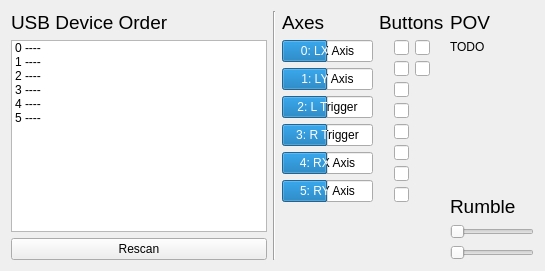
      <widget class="QWidget" name="usbTab">
       <attribute name="title">
        <string/>
       </attribute>
       <attribute name="toolTip">
        <string>USB Devices</string>
       </attribute>
       <layout class="QHBoxLayout" name="horizontalLayout_2">
        <item>
         <layout class="QVBoxLayout" name="usbDeviceOrderFrame">
          <item>
           <widget class="QLabel" name="usbDeviceOrderFrameTitle">
            <property name="font">
             <font>
              <pointsize>14</pointsize>
             </font>
            </property>
            <property name="text">
             <string>USB Device Order</string>
            </property>
           </widget>
          </item>
          <item>
           <widget class="QListWidget" name="usbSetupList">
            <property name="horizontalScrollBarPolicy">
             <enum>Qt::ScrollBarAlwaysOff</enum>
            </property>
            <property name="dragDropMode">
             <enum>QAbstractItemView::InternalMove</enum>
            </property>
            <property name="currentRow">
             <number>-1</number>
            </property>
            <item>
             <property name="text">
              <string>0 ----</string>
             </property>
            </item>
            <item>
             <property name="text">
              <string>1 ----</string>
             </property>
            </item>
            <item>
             <property name="text">
              <string>2 ----</string>
             </property>
            </item>
            <item>
             <property name="text">
              <string>3 ----</string>
             </property>
            </item>
            <item>
             <property name="text">
              <string>4 ----</string>
             </property>
            </item>
            <item>
             <property name="text">
              <string>5 ----</string>
             </property>
            </item>
           </widget>
          </item>
          <item>
           <widget class="QPushButton" name="rescanUsbButton">
            <property name="text">
             <string>Rescan</string>
            </property>
           </widget>
          </item>
         </layout>
        </item>
        <item>
         <widget class="Line" name="line_4">
          <property name="orientation">
           <enum>Qt::Vertical</enum>
          </property>
         </widget>
        </item>
        <item>
         <layout class="QGridLayout" name="deviceIndicatorFrame">
          <item row="1" column="1" rowspan="3">
           <layout class="QGridLayout" name="buttonsIndicatorFrame">
            <item row="1" column="0" alignment="Qt::AlignRight">
             <widget class="QLineEdit" name="button0Display">
              <property name="sizePolicy">
               <sizepolicy hsizetype="Fixed" vsizetype="Fixed">
                <horstretch>0</horstretch>
                <verstretch>0</verstretch>
               </sizepolicy>
              </property>
              <property name="maximumSize">
               <size>
                <width>15</width>
                <height>15</height>
               </size>
              </property>
              <property name="cursor">
               <cursorShape>ArrowCursor</cursorShape>
              </property>
              <property name="focusPolicy">
               <enum>Qt::NoFocus</enum>
              </property>
              <property name="readOnly">
               <bool>true</bool>
              </property>
             </widget>
            </item>
            <item row="2" column="1" alignment="Qt::AlignLeft">
             <widget class="QLineEdit" name="button9Display">
              <property name="sizePolicy">
               <sizepolicy hsizetype="Fixed" vsizetype="Fixed">
                <horstretch>0</horstretch>
                <verstretch>0</verstretch>
               </sizepolicy>
              </property>
              <property name="maximumSize">
               <size>
                <width>15</width>
                <height>15</height>
               </size>
              </property>
              <property name="cursor">
               <cursorShape>ArrowCursor</cursorShape>
              </property>
              <property name="focusPolicy">
               <enum>Qt::NoFocus</enum>
              </property>
              <property name="readOnly">
               <bool>true</bool>
              </property>
             </widget>
            </item>
            <item row="0" column="0" colspan="2">
             <widget class="QLabel" name="buttonsIndicatorFrameTitle">
              <property name="font">
               <font>
                <pointsize>14</pointsize>
               </font>
              </property>
              <property name="text">
               <string>Buttons</string>
              </property>
             </widget>
            </item>
            <item row="6" column="0" alignment="Qt::AlignRight">
             <widget class="QLineEdit" name="button5Display">
              <property name="sizePolicy">
               <sizepolicy hsizetype="Fixed" vsizetype="Fixed">
                <horstretch>0</horstretch>
                <verstretch>0</verstretch>
               </sizepolicy>
              </property>
              <property name="maximumSize">
               <size>
                <width>15</width>
                <height>15</height>
               </size>
              </property>
              <property name="cursor">
               <cursorShape>ArrowCursor</cursorShape>
              </property>
              <property name="focusPolicy">
               <enum>Qt::NoFocus</enum>
              </property>
              <property name="readOnly">
               <bool>true</bool>
              </property>
             </widget>
            </item>
            <item row="4" column="0" alignment="Qt::AlignRight">
             <widget class="QLineEdit" name="button3Display">
              <property name="sizePolicy">
               <sizepolicy hsizetype="Fixed" vsizetype="Fixed">
                <horstretch>0</horstretch>
                <verstretch>0</verstretch>
               </sizepolicy>
              </property>
              <property name="maximumSize">
               <size>
                <width>15</width>
                <height>15</height>
               </size>
              </property>
              <property name="cursor">
               <cursorShape>ArrowCursor</cursorShape>
              </property>
              <property name="focusPolicy">
               <enum>Qt::NoFocus</enum>
              </property>
              <property name="readOnly">
               <bool>true</bool>
              </property>
             </widget>
            </item>
            <item row="8" column="0" alignment="Qt::AlignRight">
             <widget class="QLineEdit" name="button7Display">
              <property name="sizePolicy">
               <sizepolicy hsizetype="Fixed" vsizetype="Fixed">
                <horstretch>0</horstretch>
                <verstretch>0</verstretch>
               </sizepolicy>
              </property>
              <property name="maximumSize">
               <size>
                <width>15</width>
                <height>15</height>
               </size>
              </property>
              <property name="cursor">
               <cursorShape>ArrowCursor</cursorShape>
              </property>
              <property name="focusPolicy">
               <enum>Qt::NoFocus</enum>
              </property>
              <property name="readOnly">
               <bool>true</bool>
              </property>
             </widget>
            </item>
            <item row="2" column="0" alignment="Qt::AlignRight">
             <widget class="QLineEdit" name="button1Display">
              <property name="sizePolicy">
               <sizepolicy hsizetype="Fixed" vsizetype="Fixed">
                <horstretch>0</horstretch>
                <verstretch>0</verstretch>
               </sizepolicy>
              </property>
              <property name="maximumSize">
               <size>
                <width>15</width>
                <height>15</height>
               </size>
              </property>
              <property name="cursor">
               <cursorShape>ArrowCursor</cursorShape>
              </property>
              <property name="focusPolicy">
               <enum>Qt::NoFocus</enum>
              </property>
              <property name="readOnly">
               <bool>true</bool>
              </property>
             </widget>
            </item>
            <item row="1" column="1" alignment="Qt::AlignLeft">
             <widget class="QLineEdit" name="button8Display">
              <property name="sizePolicy">
               <sizepolicy hsizetype="Fixed" vsizetype="Fixed">
                <horstretch>0</horstretch>
                <verstretch>0</verstretch>
               </sizepolicy>
              </property>
              <property name="maximumSize">
               <size>
                <width>15</width>
                <height>15</height>
               </size>
              </property>
              <property name="cursor">
               <cursorShape>ArrowCursor</cursorShape>
              </property>
              <property name="focusPolicy">
               <enum>Qt::NoFocus</enum>
              </property>
              <property name="readOnly">
               <bool>true</bool>
              </property>
             </widget>
            </item>
            <item row="5" column="0" alignment="Qt::AlignRight">
             <widget class="QLineEdit" name="button4Display">
              <property name="sizePolicy">
               <sizepolicy hsizetype="Fixed" vsizetype="Fixed">
                <horstretch>0</horstretch>
                <verstretch>0</verstretch>
               </sizepolicy>
              </property>
              <property name="maximumSize">
               <size>
                <width>15</width>
                <height>15</height>
               </size>
              </property>
              <property name="cursor">
               <cursorShape>ArrowCursor</cursorShape>
              </property>
              <property name="focusPolicy">
               <enum>Qt::NoFocus</enum>
              </property>
              <property name="readOnly">
               <bool>true</bool>
              </property>
             </widget>
            </item>
            <item row="9" column="0">
             <spacer name="verticalSpacer_13">
              <property name="orientation">
               <enum>Qt::Vertical</enum>
              </property>
              <property name="sizeHint" stdset="0">
               <size>
                <width>20</width>
                <height>40</height>
               </size>
              </property>
             </spacer>
            </item>
            <item row="3" column="0" alignment="Qt::AlignRight">
             <widget class="QLineEdit" name="button2Display">
              <property name="sizePolicy">
               <sizepolicy hsizetype="Fixed" vsizetype="Fixed">
                <horstretch>0</horstretch>
                <verstretch>0</verstretch>
               </sizepolicy>
              </property>
              <property name="maximumSize">
               <size>
                <width>15</width>
                <height>15</height>
               </size>
              </property>
              <property name="cursor">
               <cursorShape>ArrowCursor</cursorShape>
              </property>
              <property name="focusPolicy">
               <enum>Qt::NoFocus</enum>
              </property>
              <property name="readOnly">
               <bool>true</bool>
              </property>
             </widget>
            </item>
            <item row="7" column="0" alignment="Qt::AlignRight">
             <widget class="QLineEdit" name="button6Display">
              <property name="sizePolicy">
               <sizepolicy hsizetype="Fixed" vsizetype="Fixed">
                <horstretch>0</horstretch>
                <verstretch>0</verstretch>
               </sizepolicy>
              </property>
              <property name="maximumSize">
               <size>
                <width>15</width>
                <height>15</height>
               </size>
              </property>
              <property name="cursor">
               <cursorShape>ArrowCursor</cursorShape>
              </property>
              <property name="focusPolicy">
               <enum>Qt::NoFocus</enum>
              </property>
              <property name="readOnly">
               <bool>true</bool>
              </property>
             </widget>
            </item>
           </layout>
          </item>
          <item row="3" column="3">
           <layout class="QVBoxLayout" name="rumbleIndicatorFrame">
            <item>
             <widget class="QLabel" name="rumbleIndicatorFrameTitle">
              <property name="font">
               <font>
                <pointsize>14</pointsize>
               </font>
              </property>
              <property name="text">
               <string>Rumble</string>
              </property>
             </widget>
            </item>
            <item>
             <widget class="QSlider" name="horizontalSlider">
              <property name="maximum">
               <number>100</number>
              </property>
              <property name="orientation">
               <enum>Qt::Horizontal</enum>
              </property>
             </widget>
            </item>
            <item>
             <widget class="QSlider" name="horizontalSlider_2">
              <property name="maximum">
               <number>100</number>
              </property>
              <property name="singleStep">
               <number>1</number>
              </property>
              <property name="orientation">
               <enum>Qt::Horizontal</enum>
              </property>
             </widget>
            </item>
           </layout>
          </item>
          <item row="1" column="3">
           <layout class="QVBoxLayout" name="povIndicatorFrame">
            <item>
             <widget class="QLabel" name="povIndicatorFrameTitle">
              <property name="font">
               <font>
                <pointsize>14</pointsize>
               </font>
              </property>
              <property name="text">
               <string>POV</string>
              </property>
             </widget>
            </item>
            <item>
             <widget class="QLabel" name="label">
              <property name="text">
               <string>TODO</string>
              </property>
             </widget>
            </item>
           </layout>
          </item>
          <item row="1" column="0" rowspan="3">
           <layout class="QVBoxLayout" name="axesIndicatorFrame">
            <item>
             <widget class="QLabel" name="axesIndicatorFrameTitle">
              <property name="font">
               <font>
                <pointsize>14</pointsize>
               </font>
              </property>
              <property name="text">
               <string>Axes</string>
              </property>
             </widget>
            </item>
            <item>
             <widget class="QProgressBar" name="axis0Display">
              <property name="minimum">
               <number>-100</number>
              </property>
              <property name="maximum">
               <number>100</number>
              </property>
              <property name="value">
               <number>0</number>
              </property>
              <property name="format">
               <string>0: LX Axis</string>
              </property>
             </widget>
            </item>
            <item>
             <widget class="QProgressBar" name="axis1Display">
              <property name="minimum">
               <number>-100</number>
              </property>
              <property name="maximum">
               <number>100</number>
              </property>
              <property name="value">
               <number>0</number>
              </property>
              <property name="format">
               <string>1: LY Axis</string>
              </property>
             </widget>
            </item>
            <item>
             <widget class="QProgressBar" name="axis2Display">
              <property name="minimum">
               <number>-100</number>
              </property>
              <property name="maximum">
               <number>100</number>
              </property>
              <property name="value">
               <number>0</number>
              </property>
              <property name="format">
               <string>2: L Trigger</string>
              </property>
             </widget>
            </item>
            <item>
             <widget class="QProgressBar" name="axis3Display">
              <property name="minimum">
               <number>-100</number>
              </property>
              <property name="maximum">
               <number>100</number>
              </property>
              <property name="value">
               <number>0</number>
              </property>
              <property name="format">
               <string>3: R Trigger</string>
              </property>
             </widget>
            </item>
            <item>
             <widget class="QProgressBar" name="axis4Display">
              <property name="minimum">
               <number>-100</number>
              </property>
              <property name="maximum">
               <number>100</number>
              </property>
              <property name="value">
               <number>0</number>
              </property>
              <property name="format">
               <string>4: RX Axis</string>
              </property>
             </widget>
            </item>
            <item>
             <widget class="QProgressBar" name="axis5Display">
              <property name="minimum">
               <number>-100</number>
              </property>
              <property name="maximum">
               <number>100</number>
              </property>
              <property name="value">
               <number>0</number>
              </property>
              <property name="format">
               <string>5: RY Axis</string>
              </property>
             </widget>
            </item>
            <item>
             <spacer name="verticalSpacer_12">
              <property name="orientation">
               <enum>Qt::Vertical</enum>
              </property>
              <property name="sizeHint" stdset="0">
               <size>
                <width>20</width>
                <height>40</height>
               </size>
              </property>
             </spacer>
            </item>
           </layout>
          </item>
          <item row="2" column="3">
           <spacer name="verticalSpacer_14">
            <property name="orientation">
             <enum>Qt::Vertical</enum>
            </property>
            <property name="sizeHint" stdset="0">
             <size>
              <width>20</width>
              <height>40</height>
             </size>
            </property>
           </spacer>
          </item>
         </layout>
        </item>
       </layout>
      </widget>
